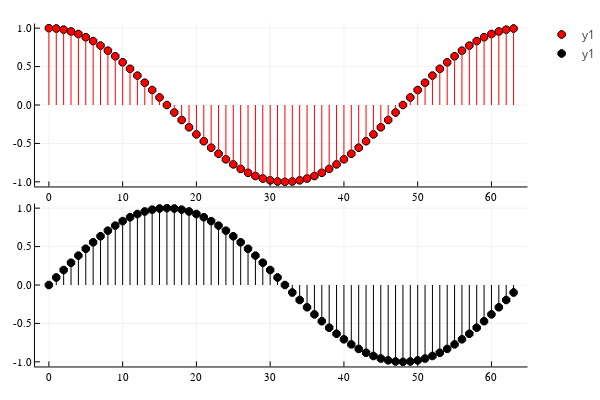

Notebook cell for this chart:
### Code cell
plotlyjs()

l = layout = (2,1)

p1 = plot(n , real(w₁), line = :stem, marker = :o, color=:red)
p2 = plot(n , imag(w₁), line = :stem, marker = :o, color=:black)

plot(p1, p2, layout = l)
